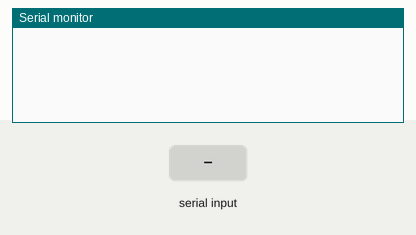
A sketch run on a simulated Arduino Zero (SAMD21). On the bench: the last lines printed to the serial monitor. The inputs (shaded band) are chosen by the test bench. Random numbers use the default seed unless the sketch sets one.

Above: at 1.2 s.
1.3 s: "SWHOIS" received over Serial
At 2.4 s:
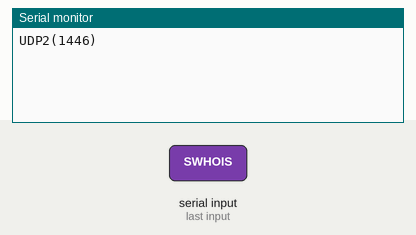
4.3 s: "Temp1\n" received over Serial
At 4.7 s:
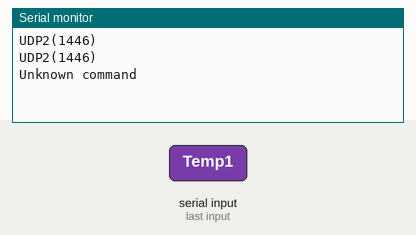
7.3 s: "SEERAZ" received over Serial
At 8.2 s:
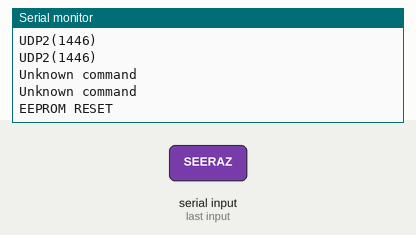
10.3 s: "SGETAL" received over Serial
At 11.7 s:
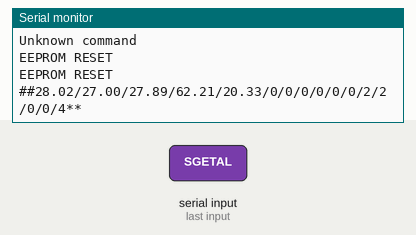
13.3 s: "SCA" received over Serial
At 16.8 s:
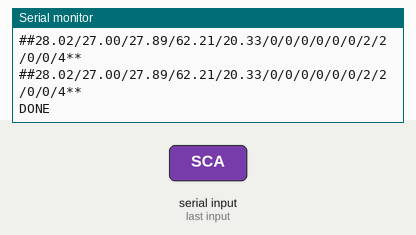

The sketch:

usbdp_simulator.ino
```cpp
// (licence header left out)
#ifdef ARDUINO_SAM_DUE
#define Serial SerialUSB
#endif

#define V2

#define READINGS_UPDATE 10
int epoch = 0;

float temp_ch1 = 27.68;
float temp_ch2 = 27.11;
float temp_amb = 28.05;
float rh = 61.73;
byte  output_ch1 = 0;
byte  output_ch2 = 0;
byte  output_ch3 = 0;
byte  cal_ch1 = 0;
byte  cal_ch2 = 0;
byte  cal_amb = 0;
byte  threshold_ch1 = 2;
byte  threshold_ch2 = 2;
bool  auto_mode = 0;
bool  ch2_3_linked = 0;
byte  aggressivity = 4;

float dewpoint(float Tamb, float RH) {
  return Tamb - (100 - RH) / 5.0;
}

void setup() {
  Serial.begin(19200);
  Serial.setTimeout(2000);
  while (!Serial)
    ;
  randomSeed(analogRead(0));
}

void loop() {
  // update readings if needed
  if (0 == (epoch++ % READINGS_UPDATE)) {
    temp_ch1 += random(-50,50)/100.0;
    if (temp_ch1 < -40) temp_ch1 = -40;
    if (temp_ch1 > 50) temp_ch1 = 50;

    temp_ch2 += random(-50,50)/100.0;
    if (temp_ch2 < -40) temp_ch2 = -40;
    if (temp_ch2 > 50) temp_ch2 = 50;

    temp_amb += random(-50,50)/100.0;
    if (temp_amb < -40) temp_amb = -40;
    if (temp_amb > 50) temp_amb = 50;

    rh += random(-50,50)/100.0;
    if (rh < 0) rh = 0;
    if (rh > 100) rh = 100;
  }

  float dew_point = dewpoint(temp_amb, rh);
  /* In automatic mode the target of USB_Dewpoint is to keep over the night :
      - "Temp1 + Calibration1 > Dewpoint + Threshold1"
      - "Temp2 + Calibration2 > Dewpoint + Threshold2"
     To do so, “Temp1” and “Output1” are linked, “Temp2” and “Output2” are linked.
  */
  if (auto_mode) {
    if ((temp_ch1 + cal_ch1) < (dew_point + threshold_ch1)) {
      output_ch1 = 88;
    } else {
      output_ch1 = 0;
    }
    if ((temp_ch2 + cal_ch2) < (dew_point + threshold_ch2)) {
      output_ch2 = 88;
    } else {
      output_ch2 = 0;
    }
    if (ch2_3_linked) {
      output_ch3 = output_ch2;
    }
  }

  char cmd[7];
  Serial.readBytes(cmd, 6);
  cmd[6] = 0;
  char response[80];
  String command = String(cmd);
  //========================================================== SWHOIS
  if (command.equals("SWHOIS")) {
    #ifdef V1
    Serial.println("UDP");
    #else
    Serial.println("UDP2(1446)");
    #endif
  //========================================================== SEERAZ
  } else if (command.equals("SEERAZ")) {
    output_ch1 = 0;
    output_ch2 = 0;
    output_ch3 = 0;
    cal_ch1 = 0;
    cal_ch2 = 0;
    cal_amb = 0;
    threshold_ch1 = 2;
    threshold_ch2 = 2;
    auto_mode = 0;
    ch2_3_linked = 0;
    aggressivity = 4;
    Serial.println("EEPROM RESET");
  //========================================================== SGETAL
  } else if (command.equals("SGETAL")) {
  #ifdef V1
    // Tloc=26.37-Tamb=26.65-RH=35.73-DP=-19.55-TH=00-C=1201
    // Tloc=27.68-Tamb=28.05-RH=34.04-DP=-19.37-TH=02-C=1201
    Serial.print("Tloc=");
    Serial.print(temp_ch1, 2);
    Serial.print("-Tamb=");
    Serial.print(temp_amb, 2);
    Serial.print("-RH=");
    Serial.print(rh, 2);
    Serial.print("-DP=");
    Serial.print(dewpoint(temp_amb, rh), 2);
    Serial.println("-TH=00-C=1201");
  #else
    // ##22.37/22.62/23.35/50.77/12.55/0/0/0/0/0/0/2/2/0/0/4**
    // Fields are in order:
    // temperature ch 1
    // temperature ch 2
    // temperature ambient
    // relative humidity
    // dew point
    // output ch 1
    // output ch 2
    // output ch 3
    // calibration ch 1
    // calibration ch 2
    // calibration ambient
    // threshold ch 1
    // threshold ch 2
    // auto mode
    // outputs ch 2 & 3 linked
    // aggressivity
    Serial.print("##");
    Serial.print(temp_ch1, 2);
    Serial.print("/");
    Serial.print(temp_ch2, 2);
    Serial.print("/");
    Serial.print(temp_amb, 2);
    Serial.print("/");
    Serial.print(rh, 2);
    Serial.print("/");
    Serial.print(dewpoint(temp_amb, rh), 2);
    Serial.print("/");
    Serial.print(output_ch1);
    Serial.print("/");
    Serial.print(output_ch2);
    Serial.print("/");
    Serial.print(output_ch3);
    Serial.print("/");
    Serial.print(cal_ch1);
    Serial.print("/");
    Serial.print(cal_ch2);
    Serial.print("/");
    Serial.print(cal_amb);
    Serial.print("/");
    Serial.print(threshold_ch1);
    Serial.print("/");
    Serial.print(threshold_ch2);
    Serial.print("/");
    Serial.print(auto_mode);
    Serial.print("/");
    Serial.print(ch2_3_linked);
    Serial.print("/");
    Serial.print(aggressivity);
    Serial.println("**");
  #endif

  #ifdef V2
  //========================================================== SCA
	} else if (command.startsWith("SCA")) {
    cal_ch1 = command.substring(3, 4).toInt();
		cal_ch2 = command.substring(4, 5).toInt();
    cal_amb = command.substring(5, 6).toInt();
    Serial.println("DONE");
  //========================================================== STHR
  } else if (command.startsWith("STHR")) {
    threshold_ch1 = command.substring(4, 5).toInt();
    threshold_ch2 = command.substring(5, 6).toInt();
    Serial.println("DONE");
  //========================================================== SLINK
  } else if (command.startsWith("SLINK")) {
    ch2_3_linked = command.charAt(5) == '1';
    Serial.println("DONE");
  //========================================================== SAUTO
  } else if (command.startsWith("SAUTO")) {
    auto_mode = command.charAt(5) == '1';
    Serial.println("DONE");
  //========================================================== SAGGR
  } else if (command.startsWith("SAGGR")) {
    aggressivity = command.substring(5, 6).toInt();
    Serial.println("DONE");
  //========================================================== S1O
  } else if (command.startsWith("S1O")) {
    output_ch1 = command.substring(3, 6).toInt();
    Serial.println("DONE");
  //========================================================== S2O
  } else if (command.startsWith("S2O")) {
    output_ch2 = command.substring(3, 6).toInt();
    if (ch2_3_linked) output_ch3 = output_ch2;
    Serial.println("DONE");
  //========================================================== S3O
  } else if (command.startsWith("S3O")) {
    output_ch3 = command.substring(3, 6).toInt();
    if (ch2_3_linked) output_ch2 = output_ch3;
    Serial.println("DONE");
  #endif
  } else if (command.startsWith("S")){
    // Do nothing... no repsonse (mimics the real device);
  } else {
    Serial.println("Unknown command");
  }
}
```

Measured:
- after the input at 1.3 s, the serial monitor: prints a new line at once (image 1)
- after the input at 4.3 s, the serial monitor: prints a new line at once (image 2)
- after the input at 7.3 s, the serial monitor: prints a new line at once (image 3)
- after the input at 10.3 s, the serial monitor: prints a new line at once (image 4)
- after the input at 13.3 s, the serial monitor: prints a new line after 2.0 s (image 5)
